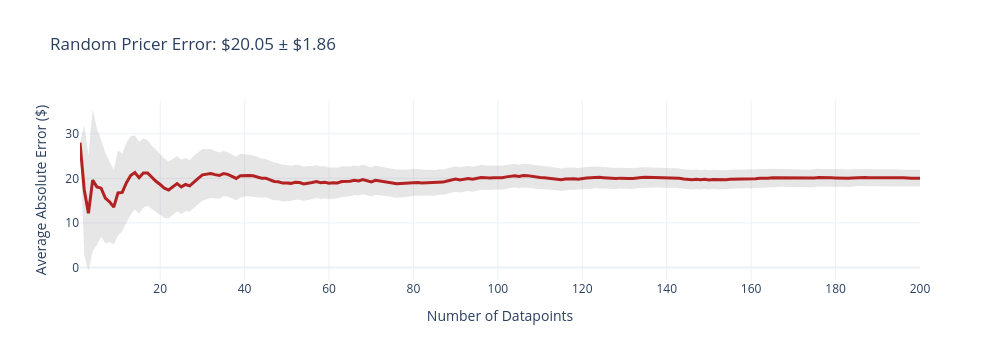
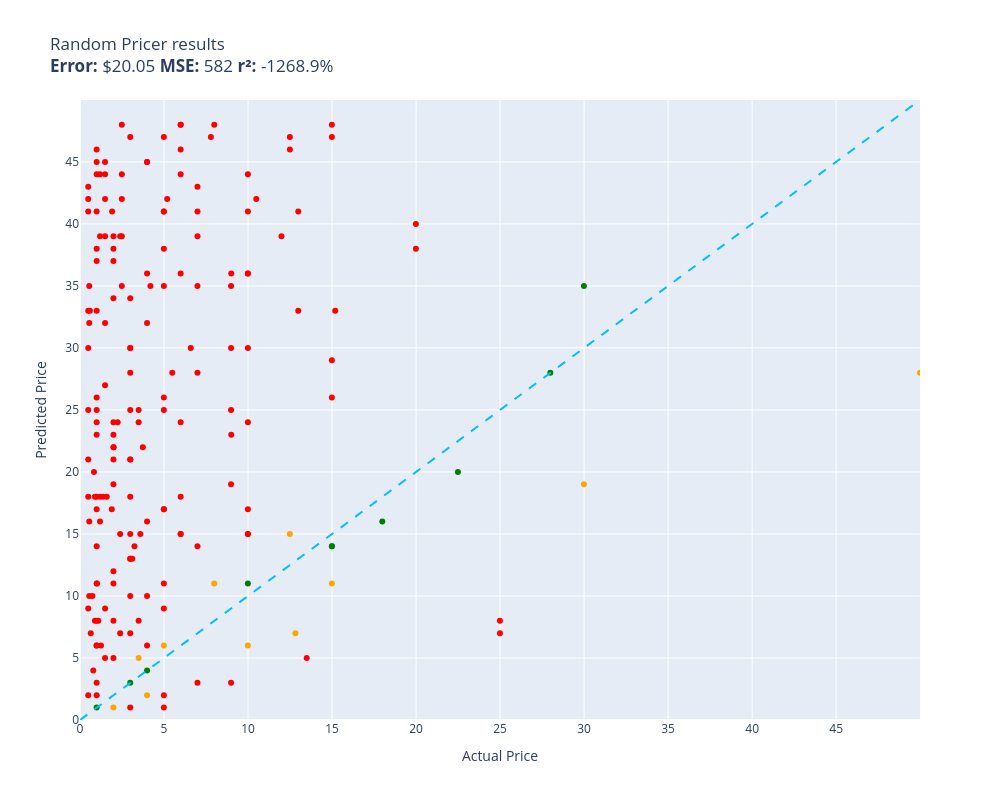

Notebook cell for these charts, in order:
### Code cell
random.seed(42)
evaluate(random_pricer, test)

### Figure 1 — Plotly figure (JSON) as saved in the notebook; plotly's stock layout.template omitted (floating-point values rounded to 4 significant figures; data arrays with more than 128 entries replaced by an {"elided": "..."} marker saying what was removed)
{"data": [{"fill": "toself", "fillcolor": "rgba(128,128,128,0.2)", "hoverinfo": "skip", "line": {"color": "rgba(255,255,255,0)"}, "name": "95% CI", "showlegend": false, "type": "scatter", "x": {"elided": "400 int values"}, "y": {"elided": "400 float values"}}, {"customdata": {"elided": "200x1 float values"}, "hovertemplate": "n=%{x}<br>Avg Error=$%{y:,.2f}<br>±95% CI=$%{customdata[0]:,.2f}<extra></extra>", "line": {"color": "firebrick", "width": 3}, "mode": "lines", "name": "Cumulative Avg Error", "type": "scatter", "x": {"elided": "200 int values"}, "y": {"elided": "200 float values"}}], "layout": {"height": 360, "showlegend": false, "title": {"text": "Random Pricer Error: $20.05 ± $1.86"}, "width": 1000, "xaxis": {"title": {"text": "Number of Datapoints"}}, "yaxis": {"title": {"text": "Average Absolute Error ($)"}}}}

### Figure 2 — Plotly figure (JSON) as saved in the notebook; plotly's stock layout.template omitted (floating-point values rounded to 4 significant figures; data arrays with more than 128 entries replaced by an {"elided": "..."} marker saying what was removed)
{"data": [{"customdata": {"elided": "179x1 str values"}, "hovertemplate": "%{customdata[0]}<extra></extra>", "legendgroup": "red", "marker": {"color": "red", "size": 6, "symbol": "circle"}, "mode": "markers", "name": "red", "orientation": "v", "showlegend": true, "type": "scatter", "x": {"elided": "179 float values"}, "xaxis": "x", "y": {"elided": "179 int values"}, "yaxis": "y"}, {"customdata": [["Talisman: Digital 5th Edition\nGuess=$16.00 Actual=$17.99"], ["MEKA SIGURAT\nGuess=$14.00 Actual=$14.99"], ["巭孬嫑毖\nGuess=$3.00 Actual=$2.99"], ["The Pirate Queen with Lucy Liu\nGuess=$14.00 Actual=$14.99"], ["Nights of Azure\nGuess=$35.00 Actual=$29.99"], ["POGOMAN\nGuess=$4.00 Actual=$3.99"], ["Backpack Twins\nGuess=$11.00 Actual=$9.99"], ["FATAL FRAME / PROJECT ZERO: Maiden of Bl...\nGuess=$28.00 Actual=$27.99"], ["Dissolved - Chapter One\nGuess=$1.00 Actual=$0.99"], ["Train Simulator Classic\nGuess=$20.00 Actual=$22.49"]], "hovertemplate": "%{customdata[0]}<extra></extra>", "legendgroup": "green", "marker": {"color": "green", "size": 6, "symbol": "circle"}, "mode": "markers", "name": "green", "orientation": "v", "showlegend": true, "type": "scatter", "x": [17.99, 14.99, 2.99, 14.99, 29.99, 3.99, 9.99, 27.99, 0.99, 22.49], "xaxis": "x", "y": [16, 14, 3, 14, 35, 4, 11, 28, 1, 20], "yaxis": "y"}, {"customdata": [["Akhena: Age of Evil\nGuess=$6.00 Actual=$9.99"], ["Panoptia\nGuess=$11.00 Actual=$7.99"], ["Radio Violence\nGuess=$6.00 Actual=$4.99"], ["Homeworld Remastered Collection\nGuess=$5.00 Actual=$3.49"], ["Line War\nGuess=$15.00 Actual=$12.49"], ["OURWORLD\nGuess=$19.00 Actual=$29.99"], ["Odesi Music Composition\nGuess=$28.00 Actual=$49.99"], ["Seekers of Darkness\nGuess=$7.00 Actual=$12.82"], ["The Torus Syndicate\nGuess=$11.00 Actual=$14.99"], ["Powerjackers - VR Superhero Battle Royal...\nGuess=$1.00 Actual=$1.99"], ["Mecha Tactics\nGuess=$2.00 Actual=$3.99"]], "hovertemplate": "%{customdata[0]}<extra></extra>", "legendgroup": "orange", "marker": {"color": "orange", "size": 6, "symbol": "circle"}, "mode": "markers", "name": "orange", "orientation": "v", "showlegend": true, "type": "scatter", "x": [9.99, 7.99, 4.99, 3.49, 12.49, 29.99, 49.99, 12.82, 14.99, 1.99, 3.99], "xaxis": "x", "y": [6, 11, 6, 5, 15, 19, 28, 7, 11, 1, 2], "yaxis": "y"}, {"hoverinfo": "skip", "line": {"color": "deepskyblue", "dash": "dash", "width": 2}, "mode": "lines", "name": "y = x", "showlegend": false, "type": "scatter", "x": [0, 49.99], "y": [0, 49.99]}], "layout": {"height": 800, "legend": {"title": {"text": "color"}, "tracegroupgap": 0}, "showlegend": false, "title": {"text": "Random Pricer results<br><b>Error:</b> $20.05 <b>MSE:</b> 582 <b>r²:</b> -1268.9%"}, "width": 1000, "xaxis": {"anchor": "y", "domain": [0, 1], "range": [0, 49.99], "title": {"text": "Actual Price"}}, "yaxis": {"anchor": "x", "domain": [0, 1], "range": [0, 49.99], "title": {"text": "Predicted Price"}}}}
